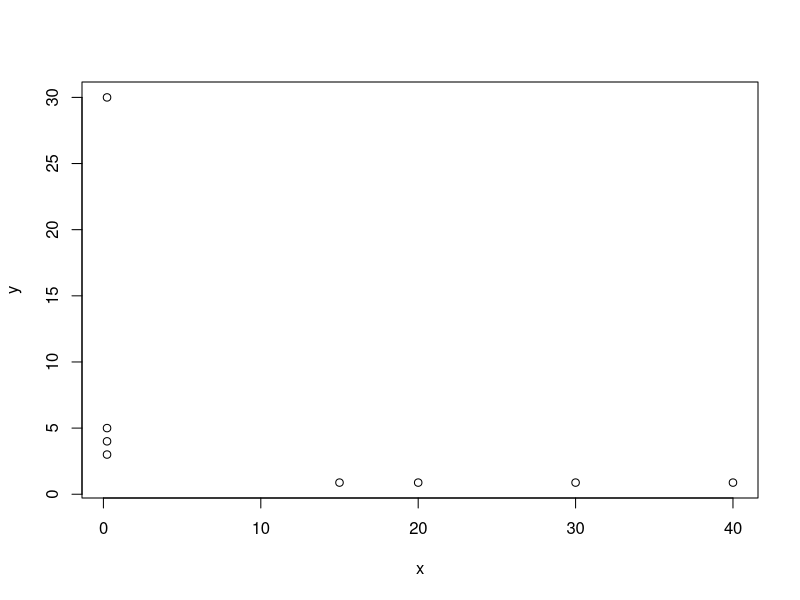
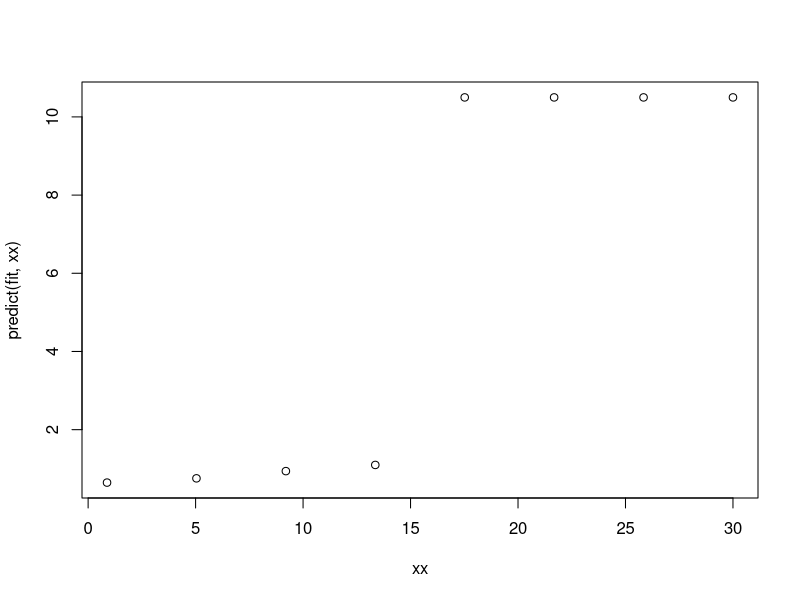

These charts were generated, in order, by the following R code:




  x=c(60000,50000,40000,25000,1100,1100,1100,1100)
  y=c(440,440,440,440,10000,20000,50000,60000)




  x=c(40,30,20,15,0.23,0.23,0.23,0.23)
  y=c(0.88,0.88,0.88,0.88,3,4,5,30)




                 d=cbind(x,y)
                 z=data.frame(d)

                                 x=z$x
                                  y=z$y



         b=2000
         c=0.2


       fit= nls(y ~ b*I(x^c) ,z , start=list(b=b,c=c))
         
           summary(fit)

  plot(x,y)

 xx= seq(min(y),max(y),len=8)


plot(xx,predict(fit,xx))




